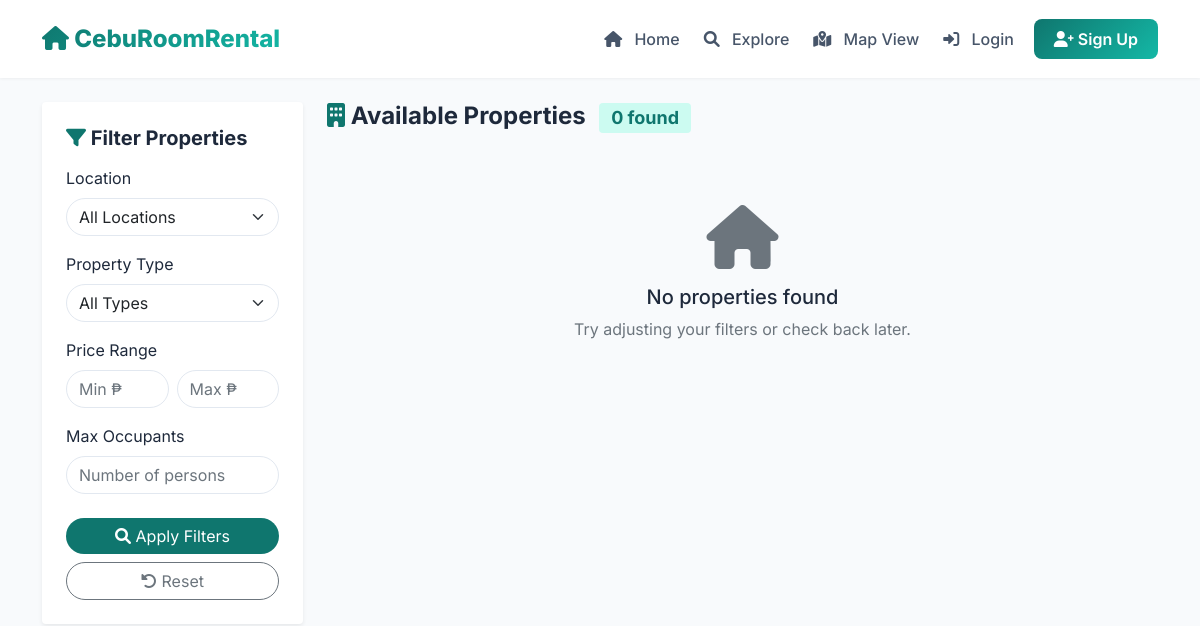
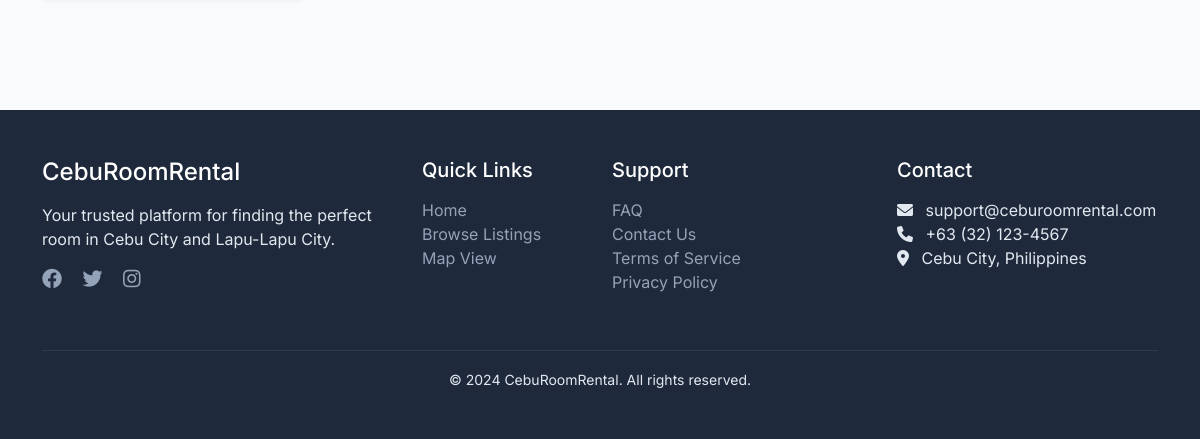
/listings/, run on an earlier commit of the app's database (2 pictures, top to bottom).
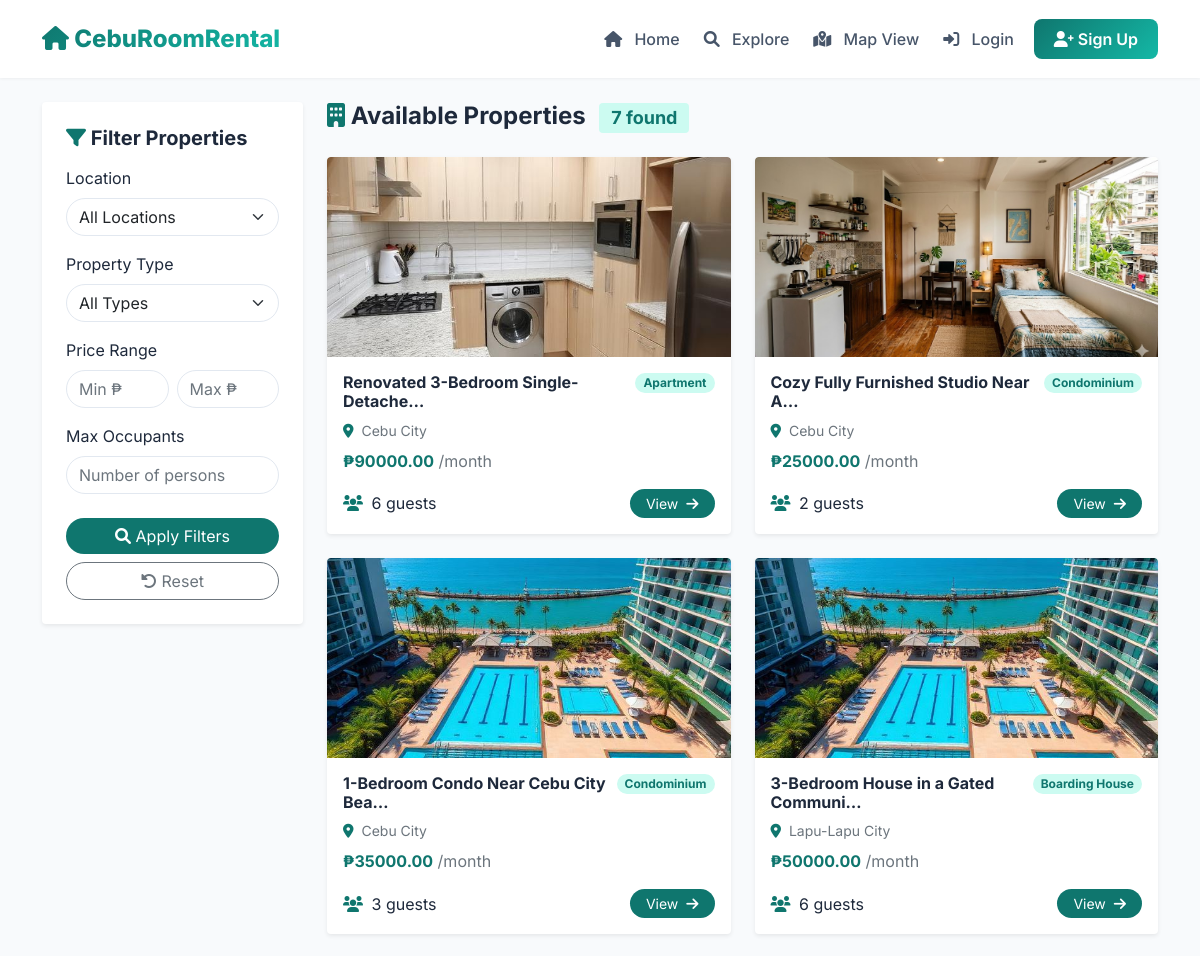
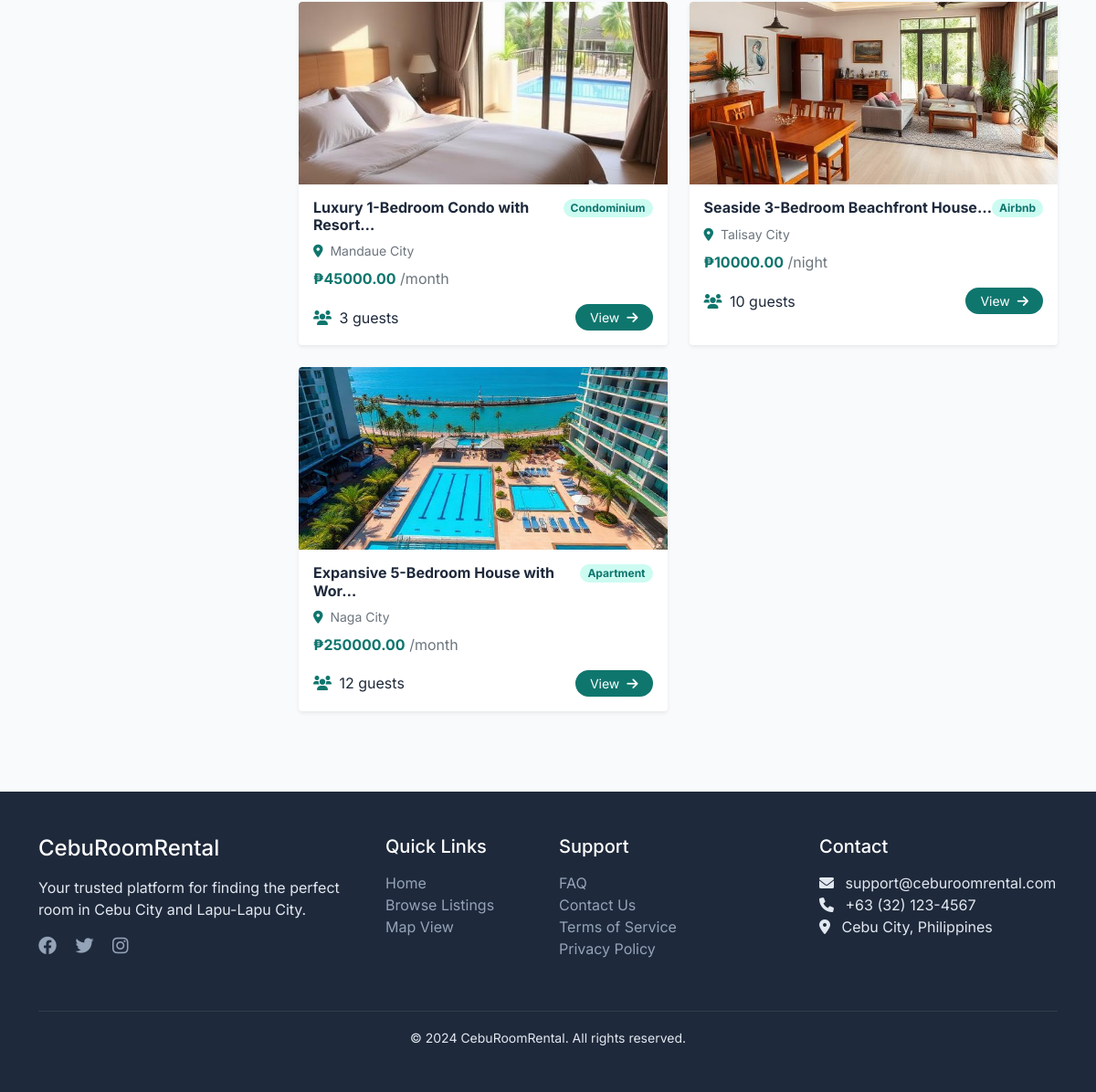
And on a later commit of the database (2 pictures, top to bottom).
### rentals/models.py (models this page shows, shortened)
class Listing(models.Model):
    PROPERTY_TYPES = [
        ('boarding', 'Boarding House'),
        ('apartment', 'Apartment'),
        ('condo', 'Condominium'),
        ('dorm', 'Dormitory'),
        ('airbnb', 'Airbnb'),
    ]
    LOCATIONS = [
        ('cebu_city', 'Cebu City'),
        ('lapulapu', 'Lapu-Lapu City'),
        ('mandaue', 'Mandaue City'),
        ('talisay', 'Talisay City'),
        ('naga', 'Naga City'),
        ('carcar', 'Carcar City'),
        ('toledo', 'Toledo City'),
    ]
    title = models.CharField(max_length=200)
    description = models.TextField()
    property_type = models.CharField(max_length=20, choices=PROPERTY_TYPES)
    location = models.CharField(max_length=20, choices=LOCATIONS)
    address = models.CharField(max_length=500)
    daily_price = models.DecimalField(max_digits=10, decimal_places=2, null=True, blank=True)
    monthly_price = models.DecimalField(max_digits=10, decimal_places=2, null=True, blank=True)
    max_occupants = models.IntegerField()
    amenities = models.TextField(blank=True, help_text="List amenities separated by commas")
    image1 = models.ImageField(upload_to='listings/', blank=True, null=True)
    image2 = models.ImageField(upload_to='listings/', blank=True, null=True)
    image3 = models.ImageField(upload_to='listings/', blank=True, null=True)
    owner = models.ForeignKey(User, on_delete=models.CASCADE, related_name='listings')
    created_at = models.DateTimeField(auto_now_add=True)
    is_available = models.BooleanField(default=True)

### rentals/views.py (the view)
# urls.py: path('listings/', views.listing_list, name='listing_list'),
def listing_list(request):
    listings = Listing.objects.filter(is_available=True)
    location = request.GET.get('location')
    property_type = request.GET.get('property_type')
    min_price = request.GET.get('min_price')
    max_price = request.GET.get('max_price')
    occupants = request.GET.get('occupants')
    if location and location != '':
        listings = listings.filter(location=location)
    if property_type and property_type != '':
        listings = listings.filter(property_type=property_type)
    if occupants and occupants.isdigit():
        listings = listings.filter(max_occupants__gte=int(occupants))
    if min_price and min_price.isdigit():
        min_val = float(min_price)
        listings = listings.filter(
            Q(daily_price__gte=min_val) | Q(monthly_price__gte=min_val)
        )
    if max_price and max_price.isdigit():
        max_val = float(max_price)
        listings = listings.filter(
            Q(daily_price__lte=max_val) | Q(monthly_price__lte=max_val)
        )
    context = {
        'listings': listings,
        'property_types': Listing.PROPERTY_TYPES,
        'locations': Listing.LOCATIONS,
    }
    return render(request, 'rentals/listing_list.html', context)

### templates/rentals/listing_list.html (shortened to what this page needs)
{% extends 'base.html' %}
{% block content %}
<div class="container py-4">
    <div class="row">
        <div class="col-lg-3 mb-4">
            <div class="card border-0 shadow-sm rounded-4 sticky-top" style="top: 90px;">
                <div class="card-body p-4">
                    <h5 class="fw-bold mb-3">
                        <i class="fas fa-filter text-teal"></i> Filter Properties
                    </h5>
                    <form method="GET">
                        <div class="mb-3">
                            <label class="form-label fw-semibold">Location</label>
                            <select name="location" class="form-select rounded-pill">
                                <option value="">All Locations</option>
                            </select>
                        </div>
                        <div class="mb-3">
                            <label class="form-label fw-semibold">Property Type</label>
                            <select name="property_type" class="form-select rounded-pill">
                                <option value="">All Types</option>
                            </select>
                        </div>
                        <div class="mb-3">
                            <label class="form-label fw-semibold">Price Range</label>
                            <div class="row g-2">
                                <div class="col-6">
                                    <input type="number" name="min_price" class="form-control rounded-pill" placeholder="Min ₱">
                                </div>
                                <div class="col-6">
                                    <input type="number" name="max_price" class="form-control rounded-pill" placeholder="Max ₱">
                                </div>
                            </div>
                        </div>
                        <div class="mb-4">
                            <label class="form-label fw-semibold">Max Occupants</label>
                            <input type="number" name="occupants" class="form-control rounded-pill" placeholder="Number of persons">
                        </div>
                        <button type="submit" class="btn btn-teal w-100 rounded-pill mb-2">
                            <i class="fas fa-search"></i> Apply Filters
                        </button>
                        <a href="{% url 'listing_list' %}" class="btn btn-outline-secondary w-100 rounded-pill">
                            <i class="fas fa-undo-alt"></i> Reset
                        </a>
                    </form>
                </div>
            </div>
        </div>
        <div class="col-lg-9">
            <div class="d-flex justify-content-between align-items-center mb-4">
                <h4 class="fw-bold mb-0">
                    <i class="fas fa-building text-teal"></i> Available Properties
                    <span class="badge bg-teal-light text-teal ms-2">{{ listings.count }} found</span>
                </h4>
            </div>
            <div class="row g-4">
                {% for listing in listings %}
                    <div class="col-md-6">
                        <div class="card h-100 border-0 shadow-sm hover-shadow transition-all rounded-4 overflow-hidden">
                            {% if listing.image1 %}
                                <img src="{{ listing.image1.url }}" class="card-img-top" style="height: 200px; object-fit: cover;" alt="{{ listing.title }}">
                            {% else %}
                                <div class="bg-secondary d-flex align-items-center justify-content-center" style="height: 200px;">
                                    <i class="fas fa-home fa-4x text-white-50"></i>
                                </div>
                            {% endif %}
                            <div class="card-body p-3">
                                <div class="d-flex justify-content-between align-items-start mb-2">
                                    <h6 class="card-title fw-bold mb-0">{{ listing.title|truncatechars:35 }}</h6>
                                    <span class="badge bg-teal-light text-teal px-2 py-1 rounded-pill">
                                        {{ listing.get_property_type_display }}
                                    </span>
                                </div>
                                <p class="text-muted small mb-2">
                                    <i class="fas fa-map-marker-alt text-teal me-1"></i> {{ listing.get_location_display }}
                                </p>
                                <div class="mt-2">
                                    {% if listing.daily_price %}
                                        <span class="fw-bold text-teal">₱{{ listing.daily_price }}</span>
                                        <span class="text-muted">/night</span>
                                    {% elif listing.monthly_price %}
                                        <span class="fw-bold text-teal">₱{{ listing.monthly_price }}</span>
                                        <span class="text-muted">/month</span>
                                    {% endif %}
                                </div>
                                <div class="d-flex justify-content-between align-items-center mt-3">
                                    <div>
                                        <i class="fas fa-users text-teal me-1"></i>
                                        <span>{{ listing.max_occupants }} guests</span>
                                    </div>
                                    <a href="{% url 'listing_detail' listing.id %}" class="btn btn-sm btn-teal rounded-pill px-3">
                                        View <i class="fas fa-arrow-right ms-1"></i>
                                    </a>
                                </div>
                            </div>
                        </div>
                    </div>
                {% empty %}
                    <div class="col-12">
                        <div class="text-center py-5">
                            <i class="fas fa-home fa-4x text-muted mb-3"></i>
                            <h5>No properties found</h5>
                            <p class="text-muted">Try adjusting your filters or check back later.</p>
                        </div>
                    </div>
                {% endfor %}
            </div>
        </div>
    </div>
</div>
{% endblock %}

### templates/base.html (shortened to what this page needs)
<!DOCTYPE html>
<html lang="en">
<head>
    <link href="https://cdn.jsdelivr.net/npm/bootstrap@5.1.3/dist/css/bootstrap.min.css" rel="stylesheet">
    <link rel="stylesheet" href="https://cdnjs.cloudflare.com/ajax/libs/font-awesome/6.0.0/css/all.min.css">
</head>
<body>
    <nav class="navbar navbar-expand-lg sticky-top">
        <div class="container">
            <a class="navbar-brand" href="{% url 'home' %}">
                <i class="fas fa-home"></i> CebuRoomRental
            </a>
            <div class="collapse navbar-collapse" id="navbarNav">
                <ul class="navbar-nav ms-auto">
                    <li class="nav-item">
                        <a class="nav-link" href="{% url 'home' %}">
                            <i class="fas fa-home"></i> Home
                        </a>
                    </li>
                    <li class="nav-item">
                        <a class="nav-link" href="{% url 'listing_list' %}">
                            <i class="fas fa-search"></i> Explore
                        </a>
                    </li>
                    <li class="nav-item">
                        <a class="nav-link" href="{% url 'map' %}">
                            <i class="fas fa-map-marked-alt"></i> Map View
                        </a>
                    </li>
                    {% if user.is_authenticated %}
                        {% if user.profile.user_type == 'tenant' %}
                            <li class="nav-item">
                                <a class="nav-link" href="{% url 'create_listing' %}">
                                    <i class="fas fa-plus-circle"></i> List Property
                                </a>
                            </li>
                            <li class="nav-item">
                                <a class="nav-link" href="{% url 'my_listings' %}">
                                    <i class="fas fa-building"></i> My Properties
                                </a>
                            </li>
                        {% endif %}
                        <li class="nav-item">
                            <a class="nav-link" href="{% url 'my_bookings' %}">
                                <i class="fas fa-calendar-check"></i> Bookings
                                {% if booking_notification_count > 0 %}
                                    <span class="badge bg-danger rounded-pill notification-badge">{{ booking_notification_count }}</span>
                                {% endif %}
                            </a>
                        </li>
                        <li class="nav-item">
                            <a class="nav-link" href="{% url 'messages' %}">
                                <i class="fas fa-envelope"></i> Messages
                                {% if message_notification_count > 0 %}
                                    <span class="badge bg-danger rounded-pill notification-badge">{{ message_notification_count }}</span>
                                {% endif %}
                            </a>
                        </li>
                        <li class="nav-item">
                            <a class="nav-link" href="#" data-bs-toggle="modal" data-bs-target="#feedbackModal">
                                <i class="fas fa-comment-dots"></i> Feedback
                            </a>
                        </li>
                        <li class="nav-item dropdown">
                            <a class="nav-link dropdown-toggle" href="#" id="userDropdown" role="button" data-bs-toggle="dropdown">
                                <i class="fas fa-user-circle"></i> {{ user.username }}
                            </a>
                            <ul class="dropdown-menu dropdown-menu-end">
                                <li><a class="dropdown-item" href="{% url 'profile' %}">
                                    <i class="fas fa-id-card"></i> My Profile
                                </a></li>
                                <li><hr class="dropdown-divider"></li>
                                <li><a class="dropdown-item text-danger" href="{% url 'logout' %}">
                                    <i class="fas fa-sign-out-alt"></i> Logout
                                </a></li>
                            </ul>
                        </li>
                    {% else %}
                        <li class="nav-item">
                            <a class="nav-link" href="{% url 'login' %}">
                                <i class="fas fa-sign-in-alt"></i> Login
                            </a>
                        </li>
                        <li class="nav-item">
                            <a class="btn btn-primary-custom text-white ms-2" href="{% url 'register' %}">
                                <i class="fas fa-user-plus"></i> Sign Up
                            </a>
                        </li>
                    {% endif %}
                </ul>
            </div>
        </div>
    </nav>
    <main>
        {% block content %}
        {% endblock %}
    </main>
    <footer class="footer">
        <div class="container">
            <div class="row">
                <div class="col-md-4 mb-4">
                    <h4 class="text-white mb-3">CebuRoomRental</h4>
                    <p>Your trusted platform for finding the perfect room in Cebu City and Lapu-Lapu City.</p>
                    <div class="mt-3">
                        <a href="#" class="me-3"><i class="fab fa-facebook fa-lg"></i></a>
                        <a href="#" class="me-3"><i class="fab fa-twitter fa-lg"></i></a>
                        <a href="#" class="me-3"><i class="fab fa-instagram fa-lg"></i></a>
                    </div>
                </div>
                <div class="col-md-2 mb-4">
                    <h5 class="text-white mb-3">Quick Links</h5>
                    <ul class="list-unstyled">
                        <li><a href="{% url 'home' %}">Home</a></li>
                        <li><a href="{% url 'listing_list' %}">Browse Listings</a></li>
                        <li><a href="{% url 'map' %}">Map View</a></li>
                    </ul>
                </div>
                <div class="col-md-3 mb-4">
                    <h5 class="text-white mb-3">Support</h5>
                    <ul class="list-unstyled">
                        <li><a href="#">FAQ</a></li>
                        <li><a href="#">Contact Us</a></li>
                        <li><a href="#">Terms of Service</a></li>
                        <li><a href="#">Privacy Policy</a></li>
                    </ul>
                </div>
                <div class="col-md-3 mb-4">
                    <h5 class="text-white mb-3">Contact</h5>
                    <ul class="list-unstyled">
                        <li><i class="fas fa-envelope me-2"></i> support@ceburoomrental.com</li>
                        <li><i class="fas fa-phone me-2"></i> +63 (32) 123-4567</li>
                        <li><i class="fas fa-map-marker-alt me-2"></i> Cebu City, Philippines</li>
                    </ul>
                </div>
            </div>
            <hr class="bg-secondary">
            <div class="text-center">
                <small>&copy; 2024 CebuRoomRental. All rights reserved.</small>
            </div>
        </div>
    </footer>
</body>
</html>

What changed in the data, as far as the page shows it:
added Listing: image1 (picture), title "Renovated 3-Bedroom Single-Detache…", property_type "Apartment", location "Cebu City", monthly_price "90000.00", max_occupants "6"
added Listing: image1 (picture), title "Cozy Fully Furnished Studio Near A…", property_type "Condominium", location "Cebu City", monthly_price "25000.00", max_occupants "2"
added Listing: image1 (picture), title "1-Bedroom Condo Near Cebu City Bea…", property_type "Condominium", location "Cebu City", monthly_price "35000.00", max_occupants "3"
added Listing: image1 (picture), title "3-Bedroom House in a Gated Communi…", property_type "Boarding House", location "Lapu-Lapu City", monthly_price "50000.00", max_occupants "6"
added Listing: image1 (picture), title "Luxury 1-Bedroom Condo with Resort…", property_type "Condominium", location "Mandaue City", monthly_price "45000.00", max_occupants "3"
added Listing: image1 (picture), title "Seaside 3-Bedroom Beachfront House…", property_type "Airbnb", location "Talisay City", daily_price "10000.00", max_occupants "10"
added Listing: image1 (picture), title "Expansive 5-Bedroom House with Wor…", property_type "Apartment", location "Naga City", monthly_price "250000.00", max_occupants "12"
Also different on the page:
{{ listings.count }}: "0" → "7"
text no longer shown: "No properties found Try adjusting your filters or check back later."
